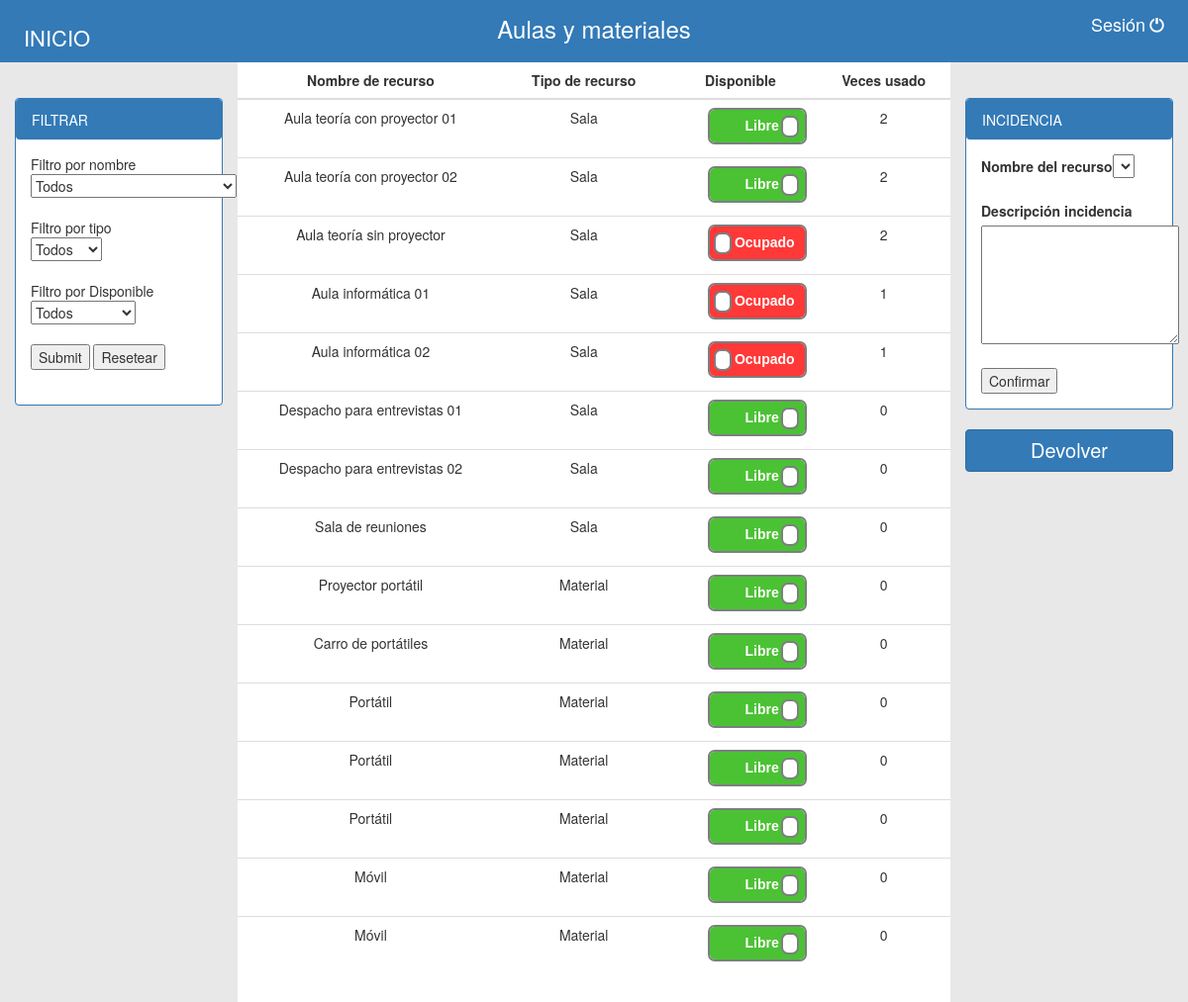
Page /Proyecto2_David_Nuria_Jorge/principal.php on the earlier database version.
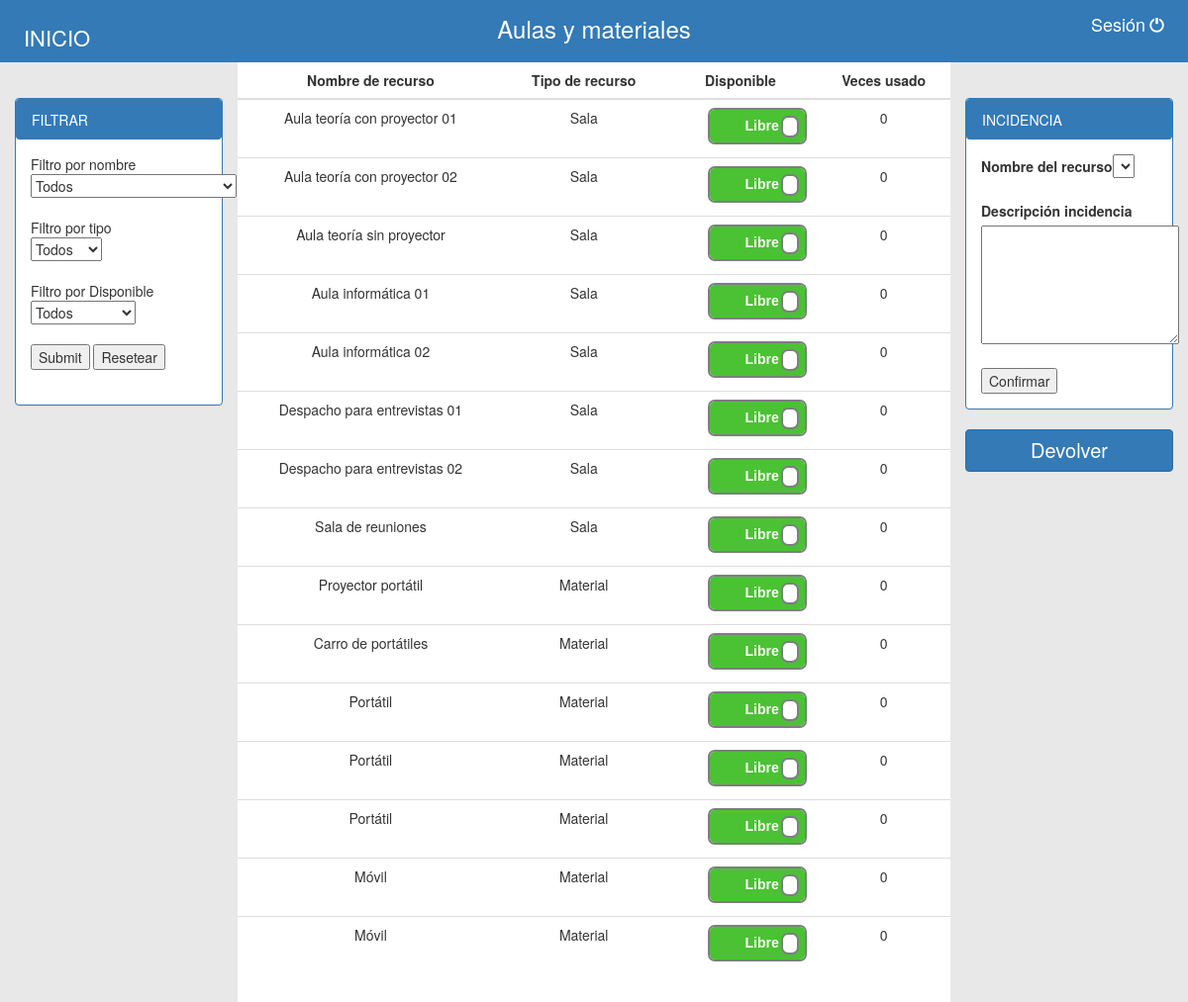
Same page on the later database version.
### tables this page shows
CREATE TABLE `tbl_recurso` (
  `idRecurso` int(4) NOT NULL,
  `nombreRecursos` varchar(35) DEFAULT NULL,
  `tipoRecursos` enum('Sala','Material') DEFAULT NULL,
  `Ocupado` tinyint(1) NOT NULL
);

### Proyecto2_David_Nuria_Jorge/principal.php (the view, shortened to what the changed rows need)
<!DOCTYPE html>
<html>
<head>
	<link rel="stylesheet" type="text/css" href="css/style.css">
	<link rel="stylesheet" href="https://maxcdn.bootstrapcdn.com/bootstrap/3.3.7/css/bootstrap.min.css">
</head>
<body>
	<?php
	$conexion=mysqli_connect("localhost", "root", "", "bd_empresa");
	if(!$conexion){
		echo "Error: No se pudo conectar a MySQL." . PHP_EOL;
		echo "errno de depuración: " . mysqli_connect_errno() . PHP_EOL;
		echo "error de depuración: " . mysqli_connect_error() . PHP_EOL;
		exit;
	} else {
		mysqli_query($conexion, "SET NAMES 'utf8'");
		if((isset($_REQUEST['devolver']))){
			?>
			<div id="contenedor_central">
				<table class="table">
					<thead>
						<tr>
							<th class="centro">Nombre de recurso</th>
							<th class="centro">Tipo de recurso</th>
							<th class="centro">Devolver</th>
						</tr>
					</thead>
					<tbody>
						<?php
						$k= "SELECT tbl_recurso.nombreRecursos,tbl_recurso.tipoRecursos,tbl_recurso.idRecurso from tbl_reserva inner join tbl_recurso where tbl_reserva.idRecurso = tbl_recurso.idRecurso and idUsuario = $_SESSION[idUsuario] and tbl_reserva.fechaLiberamiento is null";
						$rvis = mysqli_query($conexion, $k);
						if(mysqli_num_rows($rvis)>0){
							while($reserva = mysqli_fetch_array($rvis)){
								echo "<form action='principal.php' method='POST'>";
								echo "<tr class='filas'>";
								echo "<td>$reserva[nombreRecursos]</td>";
								echo "<td>$reserva[tipoRecursos]</td>";
								echo "<td>";
								echo "<button type='submit'name='devolverProducto' value='$reserva[idRecurso]' id='boton_devolver' class='btn btn-primary btn-block'>Devolver</button>";
								echo"</td>";
							}
							echo "<input type='hidden' name='devolver'>";
							echo "</form>";
						}else{
							echo "<td>No tiene reservas</td>";
						}
								}else{
									?>
									<div id="contenedor_central">
										<table class="table">
											<thead>
												<tr>
													<th class="centro">Nombre de recurso</th>
													<th class="centro">Tipo de recurso</th>
													<th class="centro">Disponible</th>
													<th class="centro">Veces usado</th>
												</tr>
											</thead>
											<tbody>
												<?php
												$q = "SELECT tbl_recurso.idRecurso ,tbl_recurso.nombreRecursos,tbl_recurso.tipoRecursos, tbl_recurso.Ocupado, count(tbl_reserva.idReserva) as veces_usado from tbl_recurso LEFT JOIN tbl_reserva on tbl_recurso.idRecurso = tbl_reserva.idRecurso group by tbl_recurso.idRecurso";
												$resultados = mysqli_query($conexion, $q);
												if(mysqli_num_rows($resultados)>0){
													$cont=0;
													while($reserva = mysqli_fetch_array($resultados)){
														echo "<form action='principal.php' method='REQUEST'>";
														echo "<tr class='filas'>";
														echo "<td>$reserva[nombreRecursos]</td>";
														echo "<td>$reserva[tipoRecursos]</td>";
														echo "<td>";
														echo "<div class='onoffswitch'>";
														if($reserva['Ocupado']==0){
															echo "<label class='onoffswitch-label' for='myonoffswitch$cont'>";
															echo "<span class='onoffswitch-switch'></span>";
															echo "</label>";
														}else{
															echo "<label class='onoffswitch-label' >";
															echo "<span class='onoffswitch-switch'></span>";
															echo "</label>";
														}
														echo "</div>";
														echo "<td>$reserva[veces_usado]</td>";
														echo "</tr>";
														echo "</form>";
														$cont++;
													}
												}
											}
										}
										?>
									</tbody>
								</table>
							</div>
						</body>
						</html>

Differences in the rows shown:
computed for tbl_recurso "Aula teoría con proyector 01": reserva "2" → "0"
computed for tbl_recurso "Aula teoría con proyector 02": reserva "2" → "0"
changed tbl_recurso "Aula teoría sin proyector": Ocupado 1 → 0 (drawn); reserva "2" → "0"
changed tbl_recurso "Aula informática 01": Ocupado 1 → 0 (drawn); reserva "1" → "0"
changed tbl_recurso "Aula informática 02": Ocupado 1 → 0 (drawn); reserva "1" → "0"
